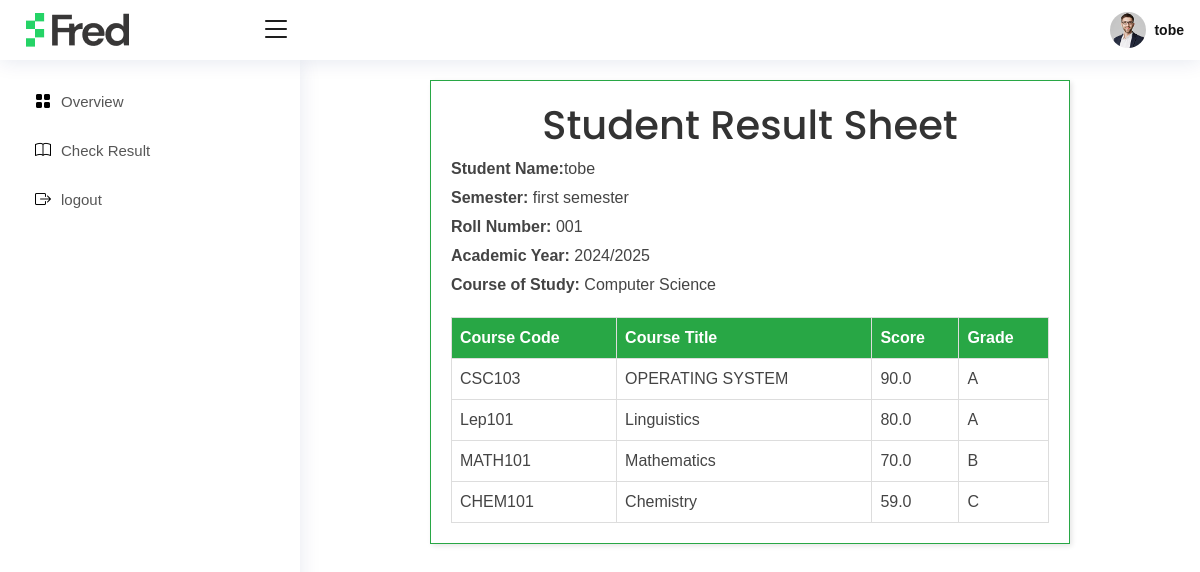
Screenshot of /my-result/4/4/ (signed in) with the database file from the repository.
### core/models.py (models this page shows, shortened)
class Student(models.Model):
    reg_number = models.CharField(max_length=20, unique=True)
    name = models.CharField(max_length=100)
    email = models.EmailField(unique=True, blank=True, null=True)
    password = models.CharField(max_length=100, blank=True, help_text="Leave blank to auto-generate a password.")  # plain text password (not secure!)

class Semester(models.Model):
    name = models.CharField(max_length=20, help_text="eg First semester or Second")  # e.g., "First", "Second"
    def __str__(self):
        return self.name

class Session(models.Model):
    name = models.CharField(max_length=100, help_text="eg 2024/2025")  # e.g., "2024/2025"
    def __str__(self):
        return self.name

class Result(models.Model):
    GRADE_CHOICES = [
        ("A", "A"),
        ("B", "B"),
        ("C", "C"),
        ("D", "D"),
        ("E", "E"),
        ("F", "F"),
    ]
    student = models.ForeignKey(Student, on_delete=models.CASCADE)
    course = models.ForeignKey(Course, on_delete=models.CASCADE, blank=True, null=True)
    score = models.FloatField(blank=True, null=True)
    grade = models.CharField(max_length=2, choices=GRADE_CHOICES, blank=True, null=True)
    session = models.ForeignKey(Session, on_delete=models.CASCADE)
    semester = models.ForeignKey(Semester, on_delete=models.CASCADE)  # e.g., "2024/2025"
    class Meta:
        unique_together = ("student", "course", "semester", "session")

class Course(models.Model):
    name = models.CharField(max_length=100)
    code = models.CharField(max_length=10, unique=True)  # e.g., "CSC101"

### core/views.py (the view)
# urls.py: path('my-result/<int:session_id>/<int:semester_id>/', my_result, name='result_page'),
@student_login_required
def my_result(request, session_id, semester_id):
    student_id = request.session.get("student_id")
    if not student_id:
        return redirect("dashboard:student_login")
    student = Student.objects.get(id=student_id)
    results = Result.objects.filter(
        student=student,
        session_id=session_id,
        semester_id=semester_id
    ).select_related('course')
    if not results.exists():
        messages.error(request, "Result not found for the selected session and semester.")
        return redirect('core:check_result')
    context = {
        'results': results,
        'student': student,
        'session': results.first().session,
        'semester': results.first().semester,
    }
    return render(request, 'dashboard/result_page.html', context)

### core/utils.py (called while the page is built)
def student_login_required(view_func):
    @wraps(view_func)
    def wrapper(request, *args, **kwargs):
        if "student_id" not in request.session:
            return redirect("core:login")  # redirect if not logged in
        return view_func(request, *args, **kwargs)
    return wrapper

### templates/dashboard/result_page.html (shortened to what this page needs)
{% extends "include/base.html" %}
{% block content %}
{% load static %}
<main class="main" id="main">
       <div class="result-container">
        <h1>Student Result Sheet</h1>
        <div class="student-info">
            <p><strong>Student Name:</strong>{{ student.name }} </p>
            <p><strong>Semester:</strong> {{ semester }}</p>
            <p><strong>Roll Number:</strong> 001</p>
            <p><strong>Academic Year:</strong> {{ session }}</p>
            <p><strong>Course of Study:</strong> Computer Science</p>
        </div>
        <table>
            <thead>
                <tr>
                    <th>Course Code</th>
                    <th>Course Title</th>
                    <th>Score</th>
                    <th>Grade</th>
                </tr>
            </thead>
            <tbody>
                {% for r in results %}
  <tr>
    <td>{{ r.course.code }}</td>
    <td>{{ r.course.name }}</td>
    <td>{{ r.score }}</td>
    <td>{{ r.grade }}</td>
  </tr>
  {% endfor %}
            </tbody>
        </table>
    </div>
</main>
{% endblock content %}

### templates/include/base.html (shortened to what this page needs)
{% load static %}
<!DOCTYPE html>
<html lang="en">
<head>
  <link href="{% static 'asset/vendor/bootstrap/css/bootstrap.min.css' %}" rel="stylesheet">
  <link href="{% static 'asset/vendor/bootstrap-icons/bootstrap-icons.css' %}" rel="stylesheet">
  <link href="{% static 'asset/vendor/boxicons/css/boxicons.min.css' %}" rel="stylesheet">
  <link href="{% static 'asset/vendor/quill/quill.snow.css' %}" rel="stylesheet">
  <link href="{% static 'asset/vendor/quill/quill.bubble.css' %}" rel="stylesheet">
  <link href="{% static 'asset/vendor/remixicon/remixicon.css' %}" rel="stylesheet">
  <link href="{% static 'asset/vendor/simple-datatables/style.css' %}" rel="stylesheet">
  <link rel="stylesheet" href="https://cdnjs.cloudflare.com/ajax/libs/font-awesome/6.4.2/css/all.min.css">
  <link rel="stylesheet" href="https://cdn.jsdelivr.net/npm/flatpickr/dist/flatpickr.min.css">
  <link href="{% static 'asset/css/style.css' %}" rel="stylesheet">
</head>
<body>
  <header id="header" class="header fixed-top d-flex align-items-center">
    <div class="d-flex align-items-center justify-content-between">
      <a href="{% url 'core:index'%}" class="logo d-flex align-items-center">
        <img src="{% static 'asset/img/fred-logo.png' %}" alt="" />
      </a>
    </div>
    <i class="bi bi-list toggle-sidebar-btn"></i>
    <nav class="header-nav ms-auto">
      <ul class="d-flex align-items-center">
        <li class="nav-item dropdown pe-3">
          <a
            class="nav-link nav-profile d-flex align-items-center pe-0"
            href=""
            data-bs-toggle="dropdown"
          >
            <img
              src="{% static 'asset/img/profile-img.jpg' %}"
              alt="Profile"
              class="rounded-circle"
            />
            <span class="d-none d-md-block ps-2"
              >{{ request.session.student_name }}</span
            > </a
          >
        </li>
      </ul>
    </nav>
  </header>
  <aside id="sidebar" class="sidebar">
    <ul class="sidebar-nav" id="sidebar-nav">
      <li class="nav-item">
        <a class="nav-link {% if request.path == '/' %} {% else %} collapsed{% endif %}" href="{% url 'core:index'%}">
          <i class="bi bi-grid-fill"></i>
          <span>Overview</span>
        </a>
      </li>
      <li class="nav-item">
        <a class="nav-link {% if 'check-results' in request.path %} {% else %} collapsed {% endif %} " href="{% url 'core:check_result'%}">
          <i class="bi bi-book"></i>
          <span>Check Result</span>
        </a>
      </li>
       <li class="nav-item">
        <a class="nav-link collapsed" href="{% url 'core:logout' %}">
          <i class="bi bi-box-arrow-right"></i>
          <span>logout</span>
        </a>
      </li>
    </ul>
  </aside>
  {% block content %}
  {% endblock content %}
</body>
</html>

### static/asset/css/style.css (style rules this page uses)
:root { scroll-behavior: smooth; }
body { font-family: 'Poppins', sans-serif; background: #fff; color: #444444; }
a { color: #4154f1; text-decoration: none; }
h1, h2, h3, h4, h5, h6 { font-family: 'Poppins', sans-serif; }
#main { margin-top: 60px; padding: 20px 30px; transition: all 0.3s; }
.logo { line-height: 1; }
@media (min-width: 1200px) { .logo { width: 280px; } }
.logo img { max-height: 260px; margin-right: 6px; }
.header { transition: all 0.5s; z-index: 997; height: 60px; box-shadow: 0px 2px 20px rgba(1, 41, 112, 0.1); background-color: #fff; padding-left: 20px; }
.header div { background: #fff; padding-left: -10px; height: 60px; width: 250px; margin-left: -20px; padding:10px; }
.header .toggle-sidebar-btn { font-size: 32px; padding-left: 10px; cursor: pointer; color: #141414; }
.header-nav ul { list-style: none; }
.header-nav>ul { margin: 0; padding: 0; }
.header-nav .nav-profile { color: #012970; }
.header-nav .nav-profile img { max-height: 36px; }
.header-nav .nav-profile span { font-size: 14px; font-weight: 600; }
.ps-2 { color: #141414; }
.sidebar { position: fixed; top: 60px; left: 0; bottom: 0; width: 300px; z-index: 996; transition: all 0.3s; padding: 20px; overflow-y: auto; scrollbar-width: thin; scrollbar-color: #aab7cf transparent; box-shadow: 0px 0px 20px rgba(1, 41, 112, 0.1); background-color: #fff; ; }
@media (min-width: 1200px) { #main, #footer { margin-left: 300px; } }
.sidebar-nav { padding: 0; margin: 0; list-style: none; }
.sidebar-nav li { padding: 0; margin: 0; list-style: none; }
.sidebar-nav .nav-item { margin-bottom: 5px; }
.sidebar-nav .nav-link { display: flex; align-items: center; font-size: 15px; color: #fff; transition: 0.3; background: #24AA4E; padding: 10px 15px; border-radius: 4px; }
.sidebar-nav .nav-link i { font-size: 16px; margin-right: 10px; color: #fff; }
.sidebar-nav .nav-link.collapsed { color: #565656; background: #fff; }
.sidebar-nav .nav-link.collapsed i { color: #000; }

### templates/dashboard/result_page.html (style rules this page uses)
body { font-family: Arial, sans-serif; margin: 20px; }
.result-container { width: 80%; margin: 0 auto; border: 1px solid #28a745; padding: 20px; box-shadow: 2px 2px 5px rgba(0,0,0,0.1); }
h1 { text-align: center; color: #333; }
table { width: 100%; border-collapse: collapse; margin-top: 20px; }
th, td { border: 1px solid #ddd; padding: 8px; text-align: left; }
th { background-color: #28a745; color: #fff; }
.student-info p { margin: 5px 0; }

### rows the page displays
Student: session.student_name "tobe", name "tobe"
Semester: name "first semester"
Session: name "2024/2025"
Result: course.code "CSC103", course.name "OPERATING SYSTEM", score "90.0", grade "A"
Result: course.code "Lep101", course.name "Linguistics", score "80.0", grade "A"
Result: course.code "MATH101", course.name "Mathematics", score "70.0", grade "B"
Result: course.code "CHEM101", course.name "Chemistry", score "59.0", grade "C"
